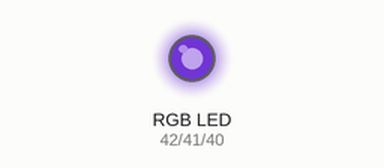
This program was run on a simulated ESP32 board running MicroPython. On the bench: an RGB LED mixed from three pins (HIGH = lit). Dim RGB values are drawn brighter than linear; random numbers come from a fixed seed.

Above: at 0.1 s.
At 4.1 s:
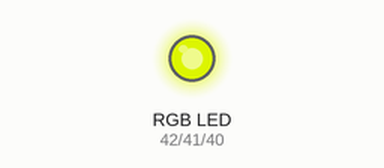
At 9.1 s:
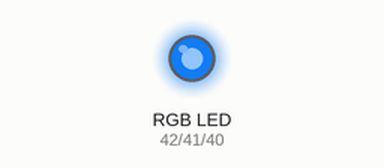
At 19.1 s:
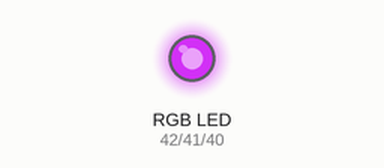
At 29.1 s:
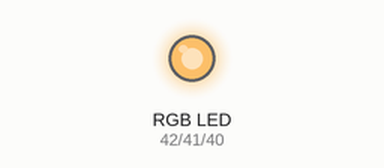
At 39.1 s:
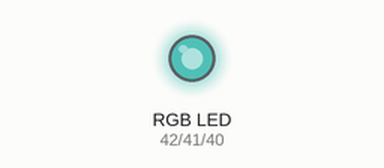
Timing chart, 0 to 40.0 s (numbered marks = the images above):
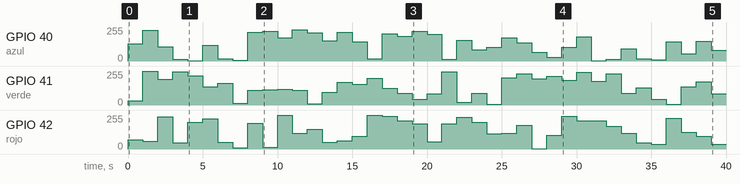

The program:

main.py
```python
from machine import Pin, PWM
import random
import time

# Configuración de los pines PWM para cada color del LED RGB.
# Según el proyecto, usamos:
# - GPIO 42 para el rojo
# - GPIO 41 para el verde
# - GPIO 40 para el azul
rojo = PWM(Pin(42))
verde = PWM(Pin(41))
azul = PWM(Pin(40))

# Establecemos la frecuencia PWM en 1000 Hz para los tres canales.
for led in (rojo, verde, azul):
    led.freq(1000)

# Bucle principal: genera un color nuevo cada segundo de forma indefinida.
while True:
    # Generar valores aleatorios para cada canal PWM.
    # duty_u16 acepta valores entre 0 (apagado) y 65535 (brillo máximo).
    rojo.duty_u16(random.randint(0, 65535))
    verde.duty_u16(random.randint(0, 65535))
    azul.duty_u16(random.randint(0, 65535))

    # Mantener el color actual durante 1 segundo.
    time.sleep(1)
```

Measured:
- by itself, GPIO 42 (rojo): 0/255 → 69/255 at 0.00 s, → 60/255 1.0 s later, → 241/255 1.0 s later, → 48/255 1.0 s later, … (39 changes in this stretch)
- by itself, GPIO 40 (azul): 0/255 → 130/255 at 0.00 s, → 229/255 1.0 s later, → 107/255 1.0 s later, → 14/255 1.0 s later, … (40 changes in this stretch)
